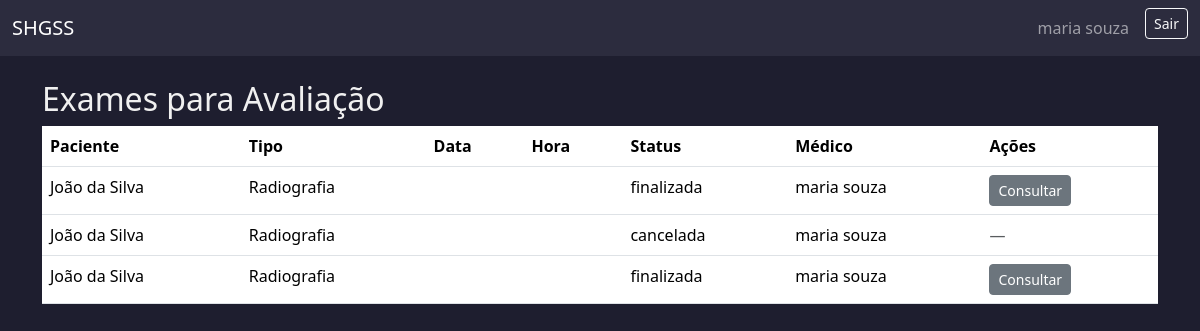
The app's page /exames/medico/ (signed in), older data.
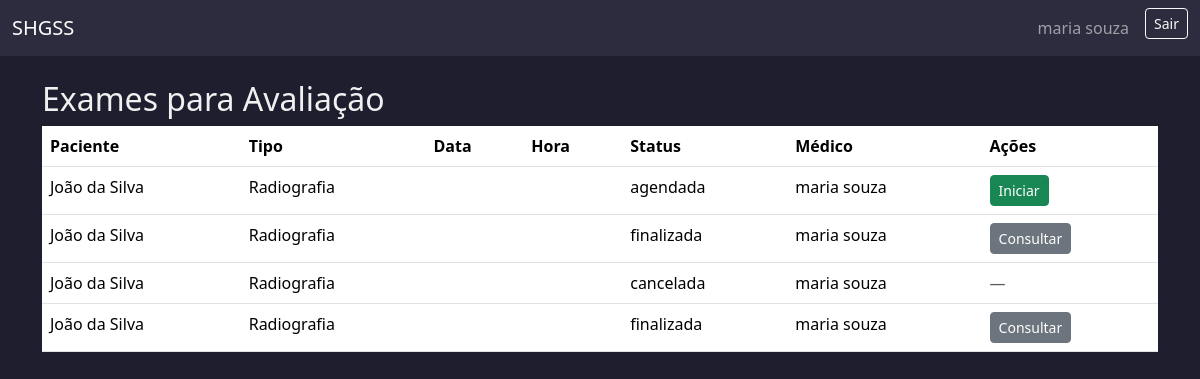
The same page, newer data.
### usuarios/models.py (models this page shows, shortened)
class AtendimentoBase(models.Model):
    STATUS_CHOICES = [
        ('agendada', 'Agendada'),
        ('cancelada', 'Cancelada'),
        ('em_andamento', 'Em atendimento'),
        ('finalizada', 'Finalizada'),
    ]
    status = models.CharField(max_length=20, choices=STATUS_CHOICES, default='agendada')
    observacoes_visiveis = models.TextField(blank=True, null=True)
    observacoes_internas = models.TextField(blank=True, null=True)
    encaminhamento = models.TextField(blank=True, null=True)
    criado_em = models.DateTimeField(auto_now_add=True)
    atualizado_em = models.DateTimeField(auto_now=True)
    motivo_cancelamento = models.TextField(blank=True, null=True)
    data_cancelamento = models.DateTimeField(null=True, blank=True)
    class Meta:
        abstract = True

class Exame(AtendimentoBase):
    TIPO_CHOICES = [
        ('radiografia', 'Radiografia (Raio-X)'),
        ('ultrassonografia', 'Ultrassonografia'),
        ('tomografia', 'Tomografia Computadorizada (TC)'),
        ('mamografia', 'Mamografia'),
        ('doppler', 'Doppler (Ultrassom Vascular)'),
    ]
    VALORES = {
        'radiografia': 250.00,
        'ultrassonografia': 300.00,
        'tomografia': 800.00,
        'mamografia': 400.00,
        'doppler': 500.00,
    }
    agenda = models.ForeignKey(
        'AgendaExame',
        on_delete=models.PROTECT,
        related_name='exames'
    )
    tipo = models.CharField(max_length=30, choices=TIPO_CHOICES)
    valor = models.DecimalField(max_digits=8, decimal_places=2, default=0.00)
    medico = models.ForeignKey(
        settings.AUTH_USER_MODEL,
        on_delete=models.CASCADE,
        limit_choices_to={'role': 'medico'},
        null=True, blank=True,
        related_name='exames_como_medico'
    )
    paciente = models.ForeignKey(
        settings.AUTH_USER_MODEL,
        on_delete=models.CASCADE,
        limit_choices_to={'role': 'paciente'},
        related_name='exames_como_paciente'
    )
    cancelado_por = models.ForeignKey(
        settings.AUTH_USER_MODEL,
        on_delete=models.SET_NULL,
        null=True,
        blank=True,
        related_name='exames_cancelados'
    )

class Usuario(AbstractUser):
    ROLE_CHOICES = [
        ('paciente', 'Paciente'),
        ('medico', 'Médico'),
        ('administrativo', 'Administrativo'),
        ('financeiro', 'Financeiro'),
    ]
    cpf = models.CharField(max_length=14, unique=True, blank=False, null=False)
    telefone = models.CharField(max_length=20)
    rua = models.CharField(max_length=100)
    numero = models.CharField(max_length=10)
    bairro = models.CharField(max_length=50)
    cidade = models.CharField(max_length=50)
    estado = models.CharField(max_length=2)
    cep = models.CharField(max_length=9)
    role = models.CharField(max_length=20, choices=ROLE_CHOICES)
    plano_saude = models.CharField(max_length=50, null=True, blank=True)
    numero_cartao_plano = models.CharField(max_length=30, null=True, blank=True)
    crm = models.CharField(max_length=20, null=True, blank=True)
    especialidade = models.CharField(max_length=50, null=True, blank=True)
    setor = models.CharField(max_length=50, null=True, blank=True)
    cargo = models.CharField(max_length=50, null=True, blank=True)

### usuarios/views.py (the view)
# urls.py: path('exames/medico/', views.lista_exames, name='lista_exames'),
@role_required('medico')
def lista_exames(request):
    exames = Exame.objects.all().order_by('-agenda__data', '-agenda__horario_inicio')
    return render(request, 'exames/lista_exames.html', {
        'exames': exames,
        'medico_logado': request.user
    })

### templates/exames/lista_exames.html (shortened to what this page needs)
{% extends 'base.html' %}
{% block content %}
<h2>Exames para Avaliação</h2>
<table class="table">
    <thead>
        <tr>
            <th>Paciente</th>
            <th>Tipo</th>
            <th>Data</th>
            <th>Hora</th>
            <th>Status</th>
            <th>Médico</th>
            <th>Ações</th>
        </tr>
    </thead>
    <tbody>
    {% for exame in exames %}
        <tr>
            <td>{{ exame.paciente.get_full_name }}</td>
            <td>{{ exame.tipo|capfirst }}</td>
            <td>{{ exame.data }}</td>
            <td>{{ exame.horario_inicio }}</td>
            <td>{{ exame.status }}</td>
            <td>{{ exame.medico.get_full_name|default:"—" }}</td>
            <td>
            {% if exame.status == 'cancelada' %}
                <span class="text-muted">—</span>
            {% elif exame.status == 'finalizada' %}
                <a href="{% url 'detalhar_exame' exame.id %}" class="btn btn-sm btn-secondary">Consultar</a>
            {% elif exame.status == 'em_andamento' %}
                {% if exame.medico == medico_logado %}
                    <a href="{% url 'detalhar_exame' exame.id %}" class="btn btn-sm btn-primary">Detalhar</a>
                {% else %}
                    <button class="btn btn-sm btn-outline-dark" disabled>Em atendimento por {{ exame.medico.get_full_name }}</button>
                {% endif %}
            {% elif exame.status == 'agendada' %}
                <form method="post" action="{% url 'iniciar_atendimento_exame' exame.id %}" style="display:inline;">
                    <button type="submit" class="btn btn-sm btn-success">Iniciar</button>
                </form>
            {% endif %}
            </td>
        </tr>
    {% empty %}
        <tr>
            <td colspan="7">Nenhum exame encontrado.</td>
        </tr>
    {% endfor %}
    </tbody>
</table>
{% endblock %}

Row changes from the older to the newer data that the page shows:
added Exame: paciente.get_full_name "João da Silva", tipo "Radiografia", status "agendada", medico.get_full_name "maria souza", shows "Iniciar"
